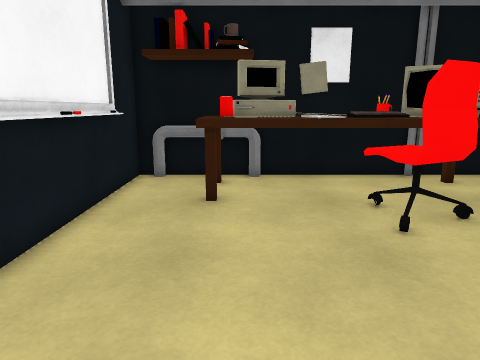
[1] (above)

12 first-person views from a walk through a 3-D level made in the Unity game engine. The camera is 1.4 m above the floor, tilts 12° down and sees 70° across. The floor is counted in squares, 0.5 m on a side. Each view is taken from the middle of a square. On the plan, view 1 faces up. The plan holds only what a view shows up to about 20 squares ahead; the rest is blank. The player character is not drawn.

[2]
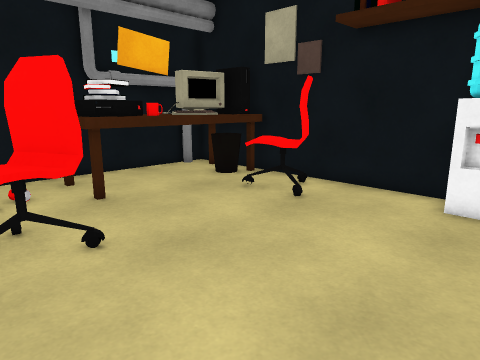

[3]
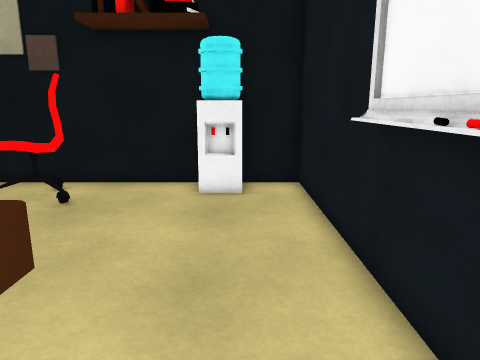

[4]
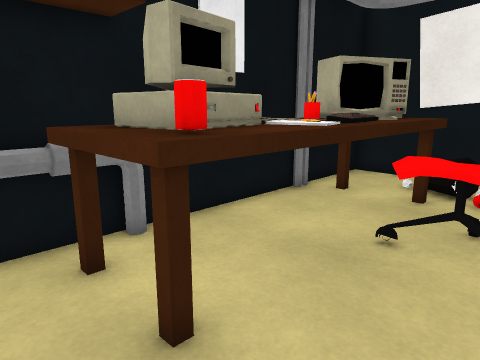

[5]
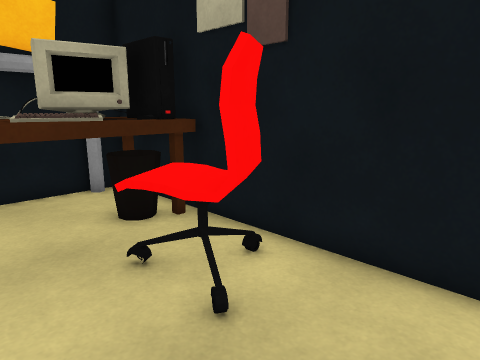

[6]
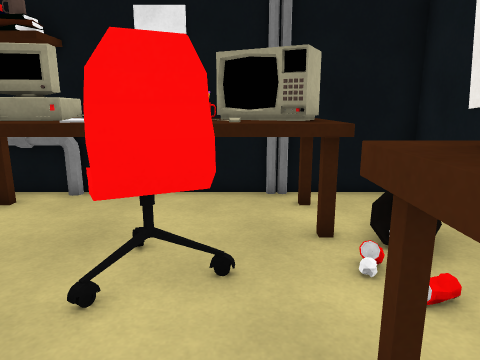

[7]
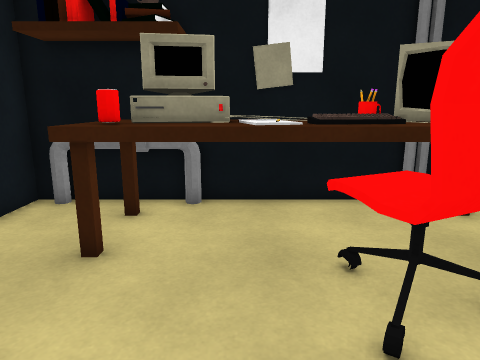

[8]
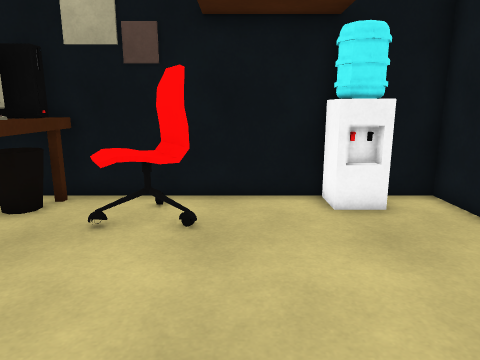

[9]
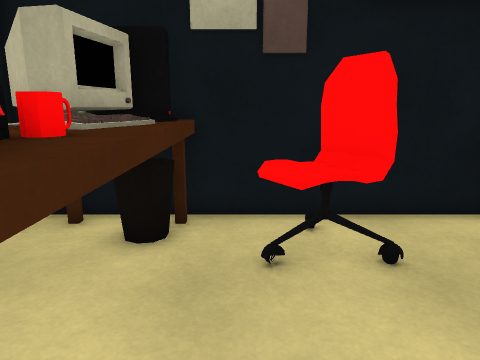

[10]
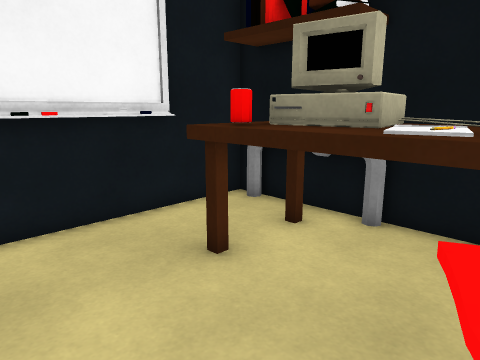

[11]
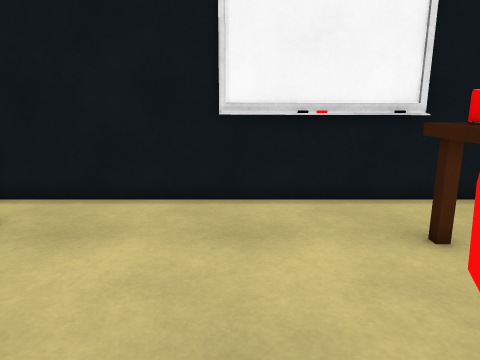

[12]
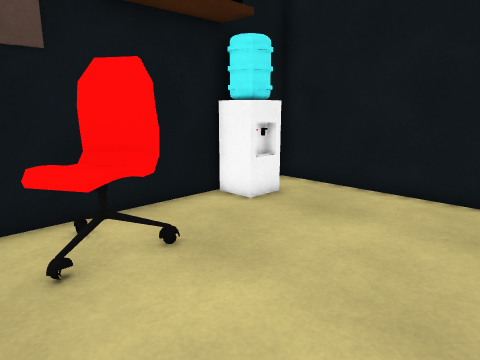

### Floor plan
Ten units are one square. View 1 is at (0, 0); x grows to the right and y downward. Boxes are objects, and circles mark ways between rooms. Rooms are numbered by the first view taken in them; rooms with no view inside come last. Other rooms are left out.
<svg viewBox="-47 -147 167 170">
<path fill="none" stroke="#000" d="M22 -104 20 -112 13 -111M80 -46 78 -55M-2 -113 -4 -125M14 -121 15 -116 0 -113 -1 -119 1 -124M75 -7 79 -17M78 -6 82 -17M-9 4 -7 9M84 -5 86 -17 93 -15M-18 1 -18 4 -14 2 -7 5 -8 12M-21 2 -6 2 -6 16M84 0 87 -11M-19 5 -7 5M-21 9 -18 4M-38 -114 -38 -54M-10 18 85 18M-40 -114 -40 -54M70 -142 -42 -142 -42 18 -20 18M75 -141 70 -139M115 -142 75 -142M5 -138 -31 -138M85 18 115 18"/>
<rect x="-15" y="-135" width="100" height="40" fill="#bbb"><title>table</title></rect>
<rect x="25" y="-25" width="40" height="40" fill="#bbb"><title>chair</title></rect>
<rect x="25" y="-105" width="40" height="30" fill="#bbb"><title>chair</title></rect>
<rect x="45" y="-125" width="10" height="10" fill="#bbb"><title>mug</title></rect>
<rect x="55" y="-135" width="30" height="30" fill="#bbb"><title>computer</title></rect>
<rect x="65" y="-65" width="40" height="80" fill="#bbb"><title>table</title></rect>
<rect x="75" y="-35" width="10" height="10" fill="#bbb"><title>mug</title></rect>
<rect x="75" y="-135" width="10" height="10" fill="#bbb"><title>table</title></rect>
<rect x="85" y="-45" width="10" height="10" fill="#bbb"><title>books</title></rect>
<rect x="85" y="-55" width="10" height="10" fill="#bbb"><title>other object</title></rect>
<rect x="95" y="-65" width="10" height="10" fill="#bbb"><title>table</title></rect>
<text x="30" y="-60">1</text>
<text x="100" y="10">2</text>
</svg>

Where each view was taken, in squares from view 1:
view 1: 0 up, 0 right, facing up
view 2: 10 up, 3 left, facing down-right
view 3: 11 up, 2 left, facing down
view 4: 7 up, 3 left, facing up-right
view 5: 4 up, 0 right, facing down-right
view 6: 3 up, 6 right, facing up
view 7: 4 up, 2 right, facing up
view 8: 9 up, 2 right, facing down
view 9: 7 up, 6 right, facing down
view 10: 6 up, 4 right, facing up-left
view 11: 6 up, 6 right, facing left
view 12: 7 up, 7 right, facing down-left
